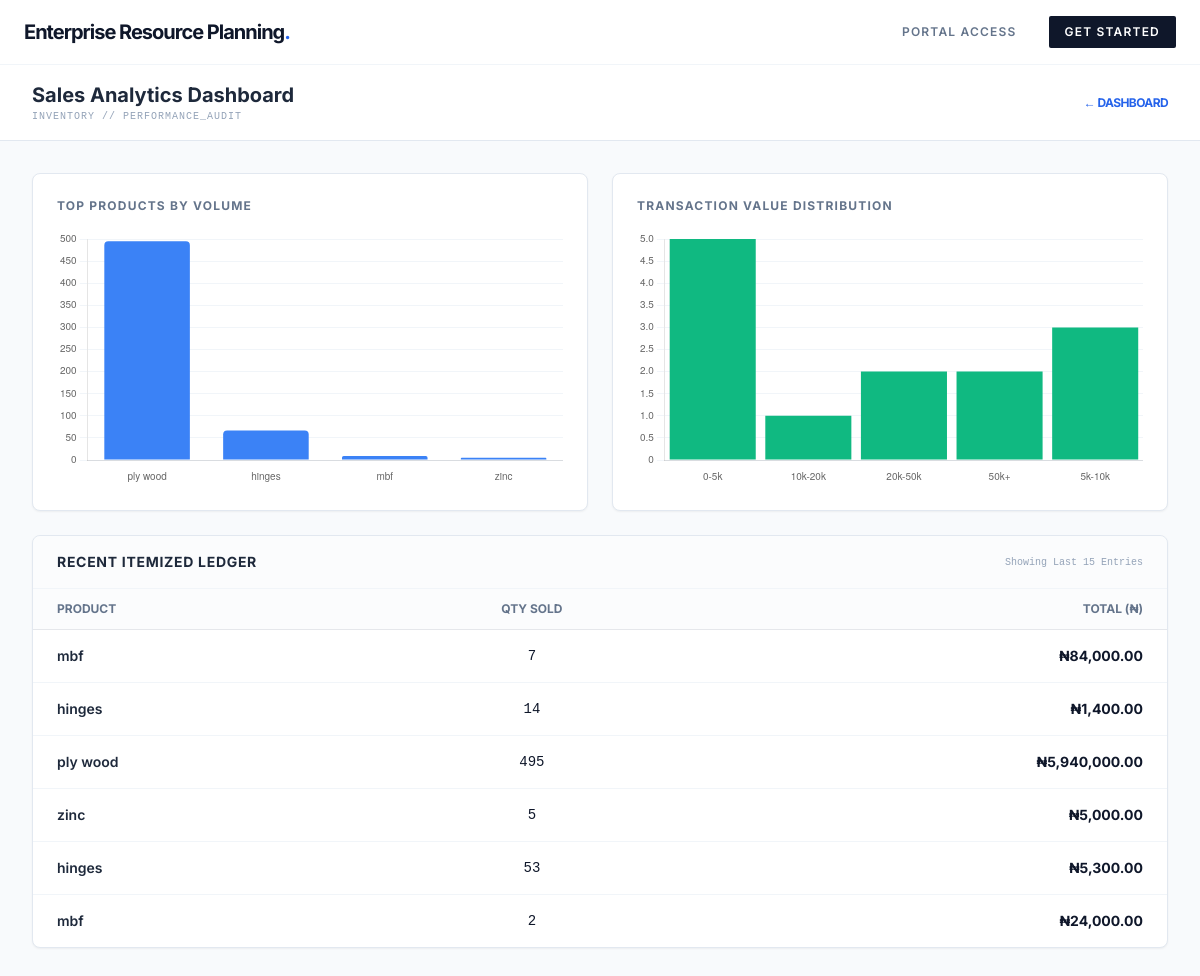
The page /sales/sale_items.php on the database its author committed.
### tables this page shows
CREATE TABLE `sale_items` (
  `id` int(11) NOT NULL,
  `sale_id` int(11) DEFAULT NULL,
  `product_id` int(11) DEFAULT NULL,
  `quantity` int(11) NOT NULL,
  `unit_price` decimal(10,2) NOT NULL,
  `subtotal` decimal(12,2) NOT NULL
);

CREATE TABLE `products` (
  `id` int(11) NOT NULL,
  `name` varchar(150) NOT NULL,
  `sku` varchar(100) DEFAULT NULL,
  `category` varchar(100) DEFAULT NULL,
  `price` decimal(10,2) NOT NULL DEFAULT 0.00,
  `cost_price` decimal(10,2) NOT NULL DEFAULT 0.00,
  `quantity` int(11) NOT NULL DEFAULT 0,
  `reorder_level` int(11) NOT NULL DEFAULT 5,
  `description` text DEFAULT NULL,
  `created_at` timestamp NOT NULL DEFAULT current_timestamp()
);

### sales/sale_items.php (the view, shortened to what this page needs)
<?php
require_once __DIR__ . '/../config/db.php';
include_once __DIR__ . '/../header.php';
$query = "SELECT si.*, p.name as product_name FROM sale_items si
          JOIN products p ON si.product_id = p.id
          ORDER BY si.id DESC LIMIT 15";
$sale_items = $pdo->query($query)->fetchAll(PDO::FETCH_ASSOC);
$barQuery = "SELECT p.name, SUM(si.quantity) as total_sold
             FROM sale_items si
             JOIN products p ON si.product_id = p.id
             GROUP BY si.product_id ORDER BY total_sold DESC LIMIT 8";
$barData = $pdo->query($barQuery)->fetchAll(PDO::FETCH_ASSOC);
$histQuery = "SELECT
                CASE
                    WHEN (quantity * unit_price) <= 5000 THEN '0-5k'
                    WHEN (quantity * unit_price) <= 10000 THEN '5k-10k'
                    WHEN (quantity * unit_price) <= 20000 THEN '10k-20k'
                    WHEN (quantity * unit_price) <= 50000 THEN '20k-50k'
                    ELSE '50k+'
                END AS price_range,
                COUNT(*) as frequency
              FROM sale_items
              GROUP BY price_range";
$histData = $pdo->query($histQuery)->fetchAll(PDO::FETCH_ASSOC);
?>
<div class="flex min-h-screen bg-[#f8fafc]">
    <div class="flex-1 flex flex-col min-w-0">
        <header class="bg-white border-b border-slate-200 px-8 py-4 flex justify-between items-center">
            <div>
                <h1 class="text-xl font-bold text-slate-800">Sales Analytics Dashboard</h1>
                <p class="text-[10px] font-mono text-slate-400 uppercase tracking-widest">Inventory // Performance_Audit</p>
            </div>
            <a href="../dashboard.php" class="text-xs font-bold text-blue-600 hover:underline uppercase tracking-tighter">&larr; Dashboard</a>
        </header>
        <main class="p-8 space-y-6">
            <div class="grid grid-cols-1 lg:grid-cols-2 gap-6">
                <div class="bg-white p-6 rounded-lg border border-slate-200 shadow-sm">
                    <h2 class="text-xs font-bold text-slate-500 uppercase mb-4 tracking-widest">Top Products by Volume</h2>
                    <div class="h-64"><canvas id="barChart"></canvas></div>
                </div>
                <div class="bg-white p-6 rounded-lg border border-slate-200 shadow-sm">
                    <h2 class="text-xs font-bold text-slate-500 uppercase mb-4 tracking-widest">Transaction Value Distribution</h2>
                    <div class="h-64"><canvas id="histChart"></canvas></div>
                </div>
            </div>
            <div class="bg-white rounded-lg border border-slate-200 shadow-sm overflow-hidden">
                <div class="px-6 py-4 border-b border-slate-100 bg-slate-50/50 flex justify-between items-center">
                    <h2 class="text-sm font-bold text-slate-800 uppercase tracking-wider">Recent Itemized Ledger</h2>
                    <span class="text-[10px] font-mono text-slate-400">Showing Last 15 Entries</span>
                </div>
                <div class="overflow-x-auto">
                    <table class="w-full text-left">
                        <thead class="bg-slate-50/50 text-xs font-bold text-slate-500 uppercase">
                            <tr>
                                <th class="px-6 py-3 border-b">Product</th>
                                <th class="px-6 py-3 border-b text-center">Qty Sold</th>
                                <th class="px-6 py-3 border-b text-right">Total (₦)</th>
                            </tr>
                        </thead>
                        <tbody class="divide-y divide-slate-100">
                            <?php foreach ($sale_items as $item): ?>
                                <tr class="hover:bg-slate-50 transition-colors">
                                    <td class="px-6 py-4 text-sm font-semibold text-slate-800"><?= htmlspecialchars($item['product_name']) ?></td>
                                    <td class="px-6 py-4 text-sm text-center font-mono"><?= $item['quantity'] ?></td>
                                    <td class="px-6 py-4 text-sm font-bold text-right text-slate-900">₦<?= number_format($item['quantity'] * $item['unit_price'], 2) ?></td>
                                </tr>
                            <?php endforeach; ?>
                        </tbody>
                    </table>
                </div>
            </div>
        </main>
    </div>
</div>
<script>
    // Global configurations for Chart.js
    const commonOptions = {
        responsive: true,
        maintainAspectRatio: false,
        plugins: { legend: { display: false } },
        scales: {
            y: { beginAtZero: true, grid: { color: '#f1f5f9' }, ticks: { font: { size: 10 } } },
            x: { grid: { display: false }, ticks: { font: { size: 10 } } }
        }
    };
    // 1. BAR CHART: Logic to handle empty data safely
    const barLabels = <?= json_encode(array_column($barData, 'name')) ?>;
    const barValues = <?= json_encode(array_column($barData, 'total_sold')) ?>;
    new Chart(document.getElementById('barChart'), {
        type: 'bar',
        data: {
            labels: barLabels,
            datasets: [{
                label: 'Units Sold',
                data: barValues,
                backgroundColor: '#3b82f6',
                borderRadius: 4
            }]
        },
        options: commonOptions
    });
    // 2. HISTOGRAM: Logic to handle price distribution
    const histLabels = <?= json_encode(array_column($histData, 'price_range')) ?>;
    const histValues = <?= json_encode(array_column($histData, 'frequency')) ?>;
    new Chart(document.getElementById('histChart'), {
        type: 'bar',
        data: {
            labels: histLabels,
            datasets: [{
                label: 'Frequency',
                data: histValues,
                backgroundColor: '#10b981',
                barPercentage: 1.0,
                categoryPercentage: 0.9
            }]
        },
        options: commonOptions
    });
</script>
<?php include_once __DIR__ . '/../footer.php'; ?>

### header.php (style rules this page uses)
body { font-family: 'Inter', sans-serif; }

### rows shown on the page
sale_items: product.name "mbf", quantity "7", $item['quantity'] * $item['unit_price'] "84,000.00"
sale_items: product.name "hinges", quantity "14", $item['quantity'] * $item['unit_price'] "1,400.00"
sale_items: product.name "ply wood", quantity "495", $item['quantity'] * $item['unit_price'] "5,940,000.00"
sale_items: product.name "zinc", quantity "5", $item['quantity'] * $item['unit_price'] "5,000.00"
sale_items: product.name "hinges", quantity "53", $item['quantity'] * $item['unit_price'] "5,300.00"
sale_items: product.name "mbf", quantity "2", $item['quantity'] * $item['unit_price'] "24,000.00"

### other values the page prints
chart data {{ json_encode(array_column($barData, 'name')) }} ["ply wood","hinges","mbf","zinc"]
chart data {{ json_encode(array_column($barData, 'total_sold')) }} ["495","67","9","5"]
chart data {{ json_encode(array_column($histData, 'price_range')) }} ["0-5k","10k-20k","20k-50k","50k+","5k-10k"]
chart data {{ json_encode(array_column($histData, 'frequency')) }} [5,1,2,2,3]
